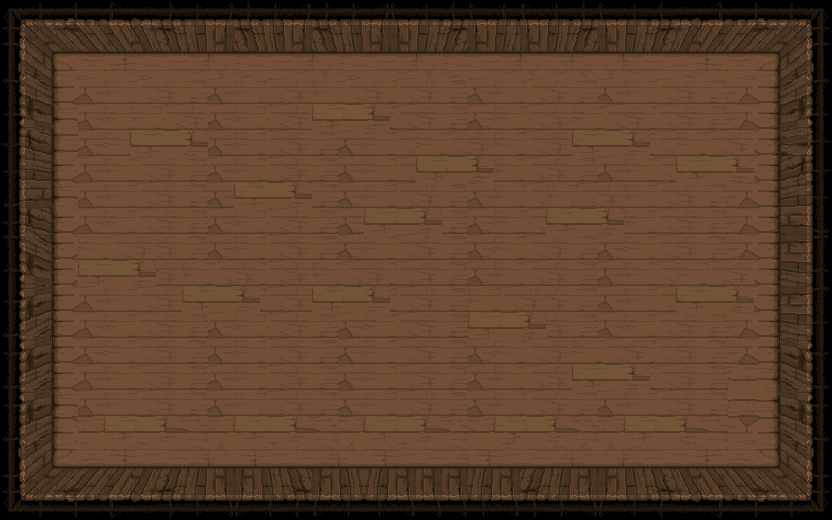

Tiled map render using the project's own tile images. Description and the whole map definition, tile-layer contents included, below:
An orthogonal 32x20 tile map with 26x26 px tiles, 1 tile layer (background).

<map version="1.10" tiledversion="1.11.2" orientation="orthogonal" renderorder="left-up" width="32" height="20" tilewidth="26" tileheight="26" infinite="0" nextlayerid="5" nextobjectid="1">
 <tileset firstgid="1" source="0c_issacsroom.tsx" />
 <layer id="1" name="background" width="32" height="20">
  <data encoding="csv">
121,122,123,124,125,126,127,128,129,127,128,129,127,128,129,2147483777,2147483776,2147483775,2147483777,2147483776,2147483777,2147483776,2147483775,2147483777,2147483776,2147483775,2147483774,2147483773,2147483772,2147483771,2147483770,2147483769,
141,142,143,144,145,146,147,148,149,147,148,149,147,148,149,2147483797,2147483796,2147483795,2147483797,2147483796,2147483797,2147483796,2147483795,2147483797,2147483796,2147483795,2147483794,2147483793,2147483792,2147483791,2147483790,2147483789,
161,162,163,164,165,166,167,168,169,166,167,168,169,166,167,168,169,166,167,168,169,168,169,2147483817,2147483816,2147483815,2147483814,2147483813,2147483812,2147483811,2147483810,2147483809,
181,182,183,184,185,186,187,188,184,185,186,187,185,186,187,186,187,188,184,185,186,187,188,184,185,186,187,188,2147483832,2147483831,2147483830,2147483829,
201,202,203,184,185,185,186,187,184,185,186,187,205,206,207,186,187,188,184,185,186,187,185,186,187,186,187,188,2147483832,2147483831,2147483850,2147483849,
536871039,536871059,223,184,185,205,206,207,184,185,186,187,188,184,185,186,185,186,187,185,186,187,205,206,207,186,185,186,187,2147483831,2147483870,2147483869,
536871040,536871060,183,184,185,186,187,188,184,185,186,187,188,184,185,186,205,206,207,185,186,187,188,184,185,186,205,206,207,2147483831,2684354707,2684354687,
536871041,536871061,203,184,185,186,187,188,184,205,206,207,188,184,185,186,187,188,184,185,186,185,186,187,185,186,187,188,2147483832,2147483831,2684354708,2684354688,
536871039,536871059,183,184,185,186,187,188,184,185,186,187,188,184,205,206,207,188,184,185,186,205,206,207,185,186,187,188,2147483832,2147483831,2684354709,2684354689,
181,182,183,185,186,187,187,188,184,185,186,187,188,184,185,186,187,188,184,185,186,187,188,184,185,186,187,188,2147483832,2147483831,3758096533,3758096513,
201,202,183,205,206,207,187,185,186,187,186,187,185,186,187,186,187,188,184,185,186,187,188,184,185,186,185,186,187,2147483831,3758096532,3758096512,
1073742025,1073742026,183,184,185,186,187,205,206,207,186,187,205,206,207,186,187,188,185,186,187,187,188,184,185,186,205,206,207,2147483831,3758096533,3758096513,
1073742005,1073742006,183,184,185,186,187,188,184,185,186,187,188,184,185,186,187,188,205,206,207,187,188,184,185,186,187,188,2147483832,2147483831,3758096532,3758096512,
1073742025,1073742026,183,184,185,186,187,188,184,185,186,187,188,184,185,186,187,188,184,185,186,187,185,186,187,186,187,188,2147483832,2147483831,3221225683,3221225682,
1073742005,1073742006,183,184,185,186,187,188,184,185,186,187,188,184,185,186,187,188,184,185,186,187,205,206,207,186,187,188,2147483852,2147483851,3221225663,3221225662,
1073742025,1073742026,203,184,185,186,187,188,184,185,186,187,188,184,185,186,187,188,184,185,186,187,188,184,185,186,187,188,3221225676,3221225675,3221225674,3221225673,
1073742005,1073742006,1073742007,204,205,206,207,208,204,205,206,207,208,204,205,206,207,208,204,205,206,207,208,204,205,206,207,208,3221225656,3221225655,3221225654,3221225653,
1073741985,1073741986,1073741987,1073741988,1073741989,1073741990,1073741991,1073741992,1073741993,1073741989,1073741990,1073741991,1073741992,1073741993,1073741989,1073741990,1073741991,1073741992,1073741989,1073741990,1073741991,1073741992,1073741993,3221225641,3221225640,3221225639,3221225638,3221225637,3221225636,3221225635,3221225634,3221225633,
1073741965,1073741966,1073741967,1073741968,1073741969,1073741970,1073741971,1073741972,1073741973,3221225621,3221225620,3221225619,3221225621,3221225620,1073741972,1073741973,1073741973,1073741973,1073741972,1073741973,1073741971,1073741972,1073741973,3221225621,3221225620,3221225619,3221225618,3221225617,3221225616,3221225615,3221225614,3221225613,
1073741945,1073741946,1073741947,1073741948,1073741949,1073741950,1073741951,1073741952,1073741953,3221225601,3221225600,3221225599,3221225601,3221225600,1073741952,1073741953,1073741953,1073741953,1073741952,1073741953,1073741951,1073741952,1073741953,3221225601,3221225600,3221225599,3221225598,3221225597,3221225596,3221225595,3221225594,3221225593
</data>
 </layer>
</map>
